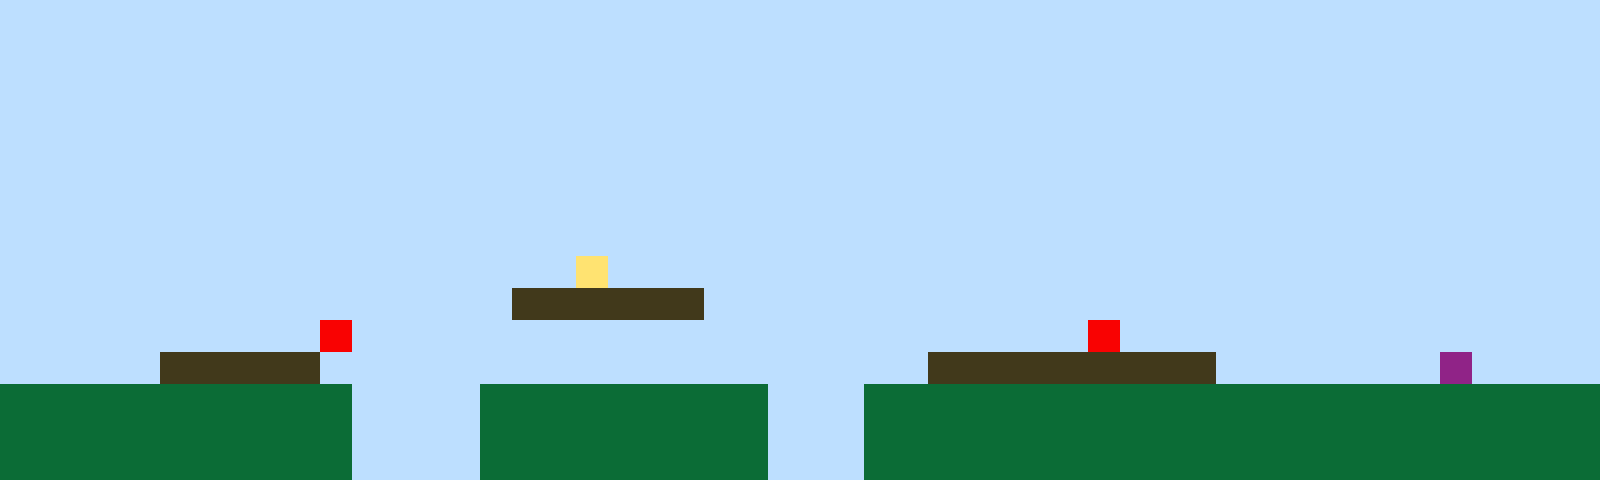

A 2D game scene composited from a Tiled map and its tileset images. What follows is a short description and the map's XML, with every tile layer's data as written:
An orthogonal 50x15 tile map with 32x32 px tiles, 1 tile layer (Tile Layer 1).

<map version="1.10" tiledversion="1.11.2" orientation="orthogonal" renderorder="right-up" width="50" height="15" tilewidth="32" tileheight="32" infinite="0" nextlayerid="2" nextobjectid="1"><editorsettings><export target="map1.csv" format="csv" /></editorsettings><tileset firstgid="1" name="sprites" tilewidth="32" tileheight="32" tilecount="6" columns="3"><image source="sprites.png" width="96" height="64" /></tileset><layer id="1" name="Tile Layer 1" width="50" height="15"><data encoding="csv">1,1,1,1,1,1,1,1,1,1,1,1,1,1,1,1,1,1,1,1,1,1,1,1,1,1,1,1,1,1,1,1,1,1,1,1,1,1,1,1,1,1,1,1,1,1,1,1,1,1,1,1,1,1,1,1,1,1,1,1,1,1,1,1,1,1,1,1,1,1,1,1,1,1,1,1,1,1,1,1,1,1,1,1,1,1,1,1,1,1,1,1,1,1,1,1,1,1,1,1,1,1,1,1,1,1,1,1,1,1,1,1,1,1,1,1,1,1,1,1,1,1,1,1,1,1,1,1,1,1,1,1,1,1,1,1,1,1,1,1,1,1,1,1,1,1,1,1,1,1,1,1,1,1,1,1,1,1,1,1,1,1,1,1,1,1,1,1,1,1,1,1,1,1,1,1,1,1,1,1,1,1,1,1,1,1,1,1,1,1,1,1,1,1,1,1,1,1,1,1,1,1,1,1,1,1,1,1,1,1,1,1,1,1,1,1,1,1,1,1,1,1,1,1,1,1,1,1,1,1,1,1,1,1,1,1,1,1,1,1,1,1,1,1,1,1,1,1,1,1,1,1,1,1,1,1,1,1,1,1,1,1,1,1,1,1,1,1,1,1,1,1,1,1,1,1,1,1,1,1,1,1,1,1,1,1,1,1,1,1,1,1,1,1,1,1,1,1,1,1,1,1,1,1,1,1,1,1,1,1,1,1,1,1,1,1,1,1,1,1,1,1,1,1,1,1,1,1,1,1,1,1,1,1,1,1,1,1,1,1,1,1,1,1,1,1,1,1,1,1,1,1,1,1,1,1,1,1,1,1,1,1,1,1,1,1,1,1,1,1,1,1,1,1,1,1,1,1,1,1,1,1,1,1,1,1,1,1,1,1,1,1,1,1,1,1,1,1,1,1,1,1,1,1,1,1,1,1,1,1,1,1,1,1,1,1,1,1,4,1,1,1,1,1,1,1,1,1,1,1,1,1,1,1,1,1,1,1,1,1,1,1,1,1,1,1,1,1,1,1,1,1,1,1,1,1,1,1,1,1,1,1,1,1,1,1,3,3,3,3,3,3,1,1,1,1,1,1,1,1,1,1,1,1,1,1,1,1,1,1,1,1,1,1,1,1,1,1,1,1,1,1,1,1,1,1,1,1,1,1,5,1,1,1,1,1,1,1,1,1,1,1,1,1,1,1,1,1,1,1,1,1,1,1,5,1,1,1,1,1,1,1,1,1,1,1,1,1,1,1,1,1,1,1,1,3,3,3,3,3,1,1,1,1,1,1,1,1,1,1,1,1,1,1,1,1,1,1,1,3,3,3,3,3,3,3,3,3,1,1,1,1,1,1,1,6,1,1,1,1,2,2,2,2,2,2,2,2,2,2,2,1,1,1,1,2,2,2,2,2,2,2,2,2,1,1,1,2,2,2,2,2,2,2,2,2,2,2,2,2,2,2,2,2,2,2,2,2,2,2,2,2,2,2,2,2,2,2,2,2,2,1,1,1,1,2,2,2,2,2,2,2,2,2,1,1,1,2,2,2,2,2,2,2,2,2,2,2,2,2,2,2,2,2,2,2,2,2,2,2,2,2,2,2,2,2,2,2,2,2,2,1,1,1,1,2,2,2,2,2,2,2,2,2,1,1,1,2,2,2,2,2,2,2,2,2,2,2,2,2,2,2,2,2,2,2,2,2,2,2</data></layer></map>
